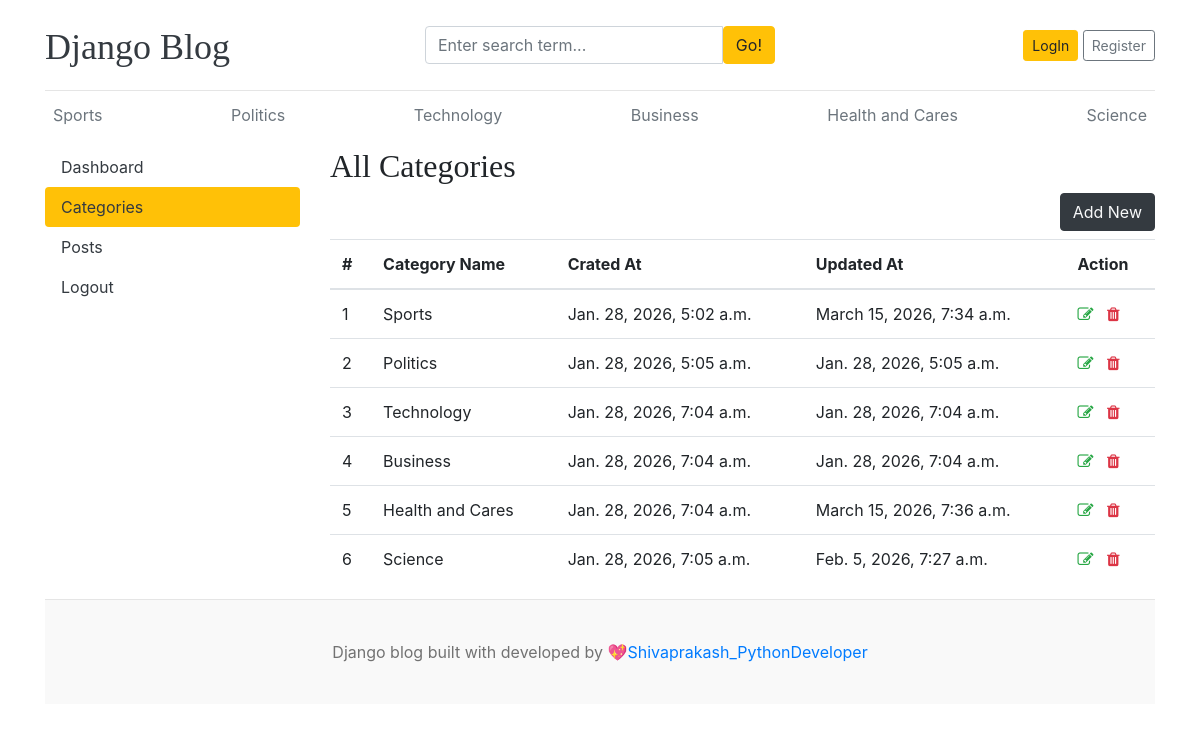
/dashboard/categories/, run on the app's committed database.
### blogs/models.py (models this page shows)
class Category(models.Model):
    category_name = models.CharField(max_length=50 , unique=True)
    created_at = models.DateTimeField(auto_now_add = True)
    updated_at = models.DateTimeField(auto_now=True)
    class Meta:
        verbose_name_plural = 'categories'
    def __str__(self):
        return self.category_name

### dashboards/views.py (the view)
# urls.py: path('categories/',views.categories, name='categories'),
def categories(request):
    return render(request, 'dashboard/categories.html')

### blogs/context_processors.py (called while the page is built)
def get_categories(request):
    categories = Category.objects.all()
    return dict(categories=categories)

def get_social_links(request):
    social_links = SocialLink.objects.all()
    return dict(social_links=social_links)

### templates/dashboard/categories.html (shortened to what this page needs)
{% extends "base.html" %}
{% block content %}
<div class="row">
    {% include 'dashboard/sidebar.html' %}
    <div class="col-md-9">
        <h2>All Categories</h2>
        <a href="{% url 'add_category' %}" class="btn btn-dark text-light float-right mb-2">Add New</a>
        <table class="table table-hover">
            <thead>
                <tr>
                <th >#</th>
                <th>Category Name</th>
                <th>Crated At</th>
                <th>Updated At</th>
                <th>Action</th>
            </tr>
            </thead>
        <tbody>
            {% for cat in categories %}
            <tr>
            <td>{{ forloop.counter }}</td>
            <td> {{ cat}} </td>
            <td> {{ cat.created_at}} </td>
            <td> {{ cat.updated_at}} </td>
            <td>
                <a href="{% url 'edit_category' cat.id %}"><i class="fa fa-edit text-success"></i></a>
                <a href="{% url 'delete_category' cat.id %}"><i class="fa fa-trash text-danger"></i></a>
            </td>
            </tr>
            {% endfor %}
        </tbody>
        </table >
    </div>
</div>
{% endblock  %}

### templates/base.html (shortened to what this page needs)
{% load static %}
<!DOCTYPE html>
<html lang="en">
<head>
    <link href="https://getbootstrap.com/docs/4.0/dist/css/bootstrap.min.css" rel="stylesheet">
    <link href="{% static 'css/blog.css' %}" rel="stylesheet">
    <link rel="stylesheet" href="https://cdnjs.cloudflare.com/ajax/libs/font-awesome/4.7.0/css/font-awesome.min.css">
  </head>
<body>
    <div class="container">
      <header class="blog-header py-3">
        <div class="row flex-nowrap justify-content-between align-items-center">
          <div class="col-4 pt-1">
            <a class="blog-header-logo text-dark" href="/">Django Blog</a>
          </div>
          <div class='col-4'>
            <form action="{% url "search" %}" method="GET">
              <div class="input-group">
                <input class="form-control" type="text" name='keyword' value="{{keyword}}" placeholder="Enter search term..." aria-label="Enter search term..." aria-describedby="button-search" />
                <button type='submit' class="btn btn-warning" id="button-search" type="button">Go!</button>
              </div>
            </form>
          </div>
          <div class="col-4 d-flex justify-content-end align-items-center">
            {% if  not user.is_authenticated %}
            <a class="btn btn-sm btn-warning" href="{% url 'login' %}">LogIn</a> &nbsp;
            <a class="btn btn-sm btn-outline-secondary" href="{% url 'register' %}">Register</a>
            {% else %}
            <span><a href="{% url 'dashboards' %}">Dashboard</a></span>
            &emsp;
            <span><a href="{% url 'logout' %}">Logout</a></span>
            {% endif %}
          </div>
        </div>
      </header>
      <div class="nav-scroller py-1 mb-2">
        <nav class="nav d-flex justify-content-between">
          {% for cat in categories %}
          <a class="p-2 text-muted" href="{% url 'posts_by_category' cat.id %}">{{ cat.category_name }}</a>
          {% endfor %}
        </nav>
      </div>
{% block content%}
{% endblock %}
<footer class="blog-footer">
  <p>Django blog built with developed by <a href="#">💖Shivaprakash_PythonDeveloper</a></p>
</footer>
</body>
</html>

### templates/dashboard/sidebar.html (shortened to what this page needs)
<div class="col-md-3">
  <div class="nav flex-column nav-pills" aria-orientation="vertical">
    <a href="{% url 'dashboards' %}" class="nav-link text-dark {% if '/dashboard/' == request.path %} bg-warning{% endif %} ">Dashboard</a>
    <a href="{% url 'categories' %}" class="nav-link text-dark {% if '/categories/' in  request.path %} bg-warning{% endif %} ">Categories</a>
    <a href="{% url 'posts' %}" class="nav-link text-dark {% if '/posts/' in  request.path %} bg-warning{% endif %} ">Posts</a>
    <a href="" class="nav-link text-dark">Logout</a>
  </div>
</div>

### blog_main/static/css/blog.css (style rules this page uses)
.blog-header { border-bottom: 1px solid #e5e5e5; }
.blog-header-logo { font-family: "Playfair Display", Georgia, "Times New Roman", serif ; font-size: 2.25rem; }
h1, h2, h3, h4, h5, h6 { font-family: "Playfair Display", Georgia, "Times New Roman", serif ; }
.blog-footer { padding: 2.5rem 0; color: #727272; text-align: center; background-color: #f9f9f9; border-top: .05rem solid #e5e5e5; }
.blog-footer p:last-child { margin-bottom: 0; }

### data on the page
Category: category_name "Sports", created_at "Jan. 28, 2026, 5:02 a.m.", updated_at "March 15, 2026, 7:34 a.m."
Category: category_name "Politics", created_at "Jan. 28, 2026, 5:05 a.m.", updated_at "Jan. 28, 2026, 5:05 a.m."
Category: category_name "Technology", created_at "Jan. 28, 2026, 7:04 a.m.", updated_at "Jan. 28, 2026, 7:04 a.m."
Category: category_name "Business", created_at "Jan. 28, 2026, 7:04 a.m.", updated_at "Jan. 28, 2026, 7:04 a.m."
Category: category_name "Health and Cares", created_at "Jan. 28, 2026, 7:04 a.m.", updated_at "March 15, 2026, 7:36 a.m."
Category: category_name "Science", created_at "Jan. 28, 2026, 7:05 a.m.", updated_at "Feb. 5, 2026, 7:27 a.m."
